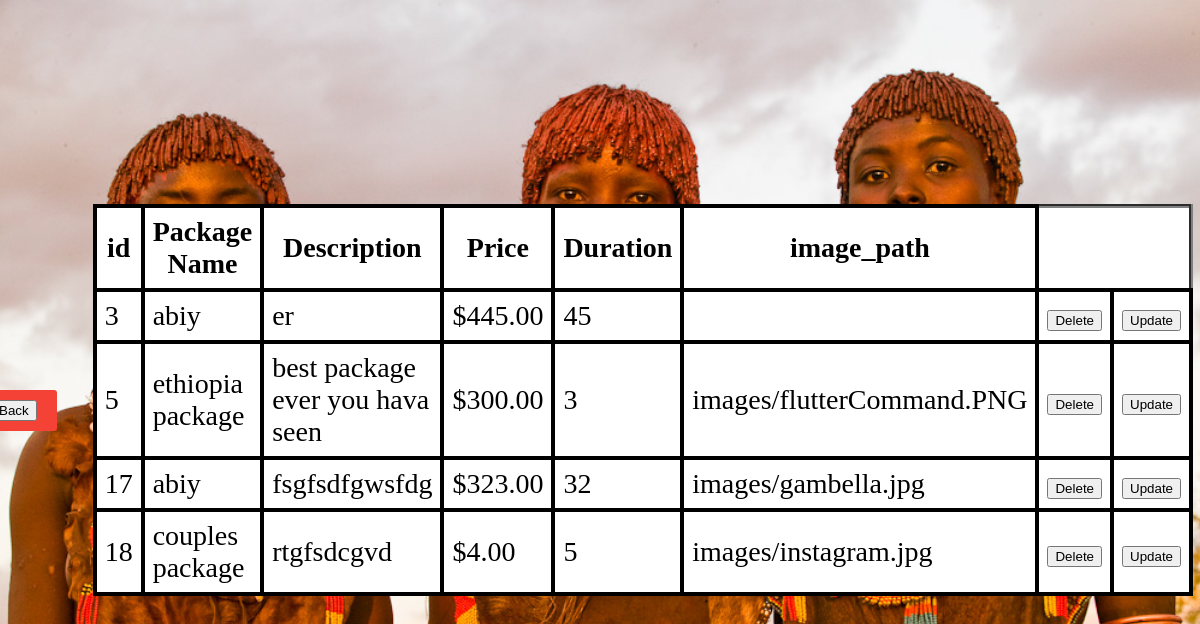
Page /viewPackages.php on the earlier database version.
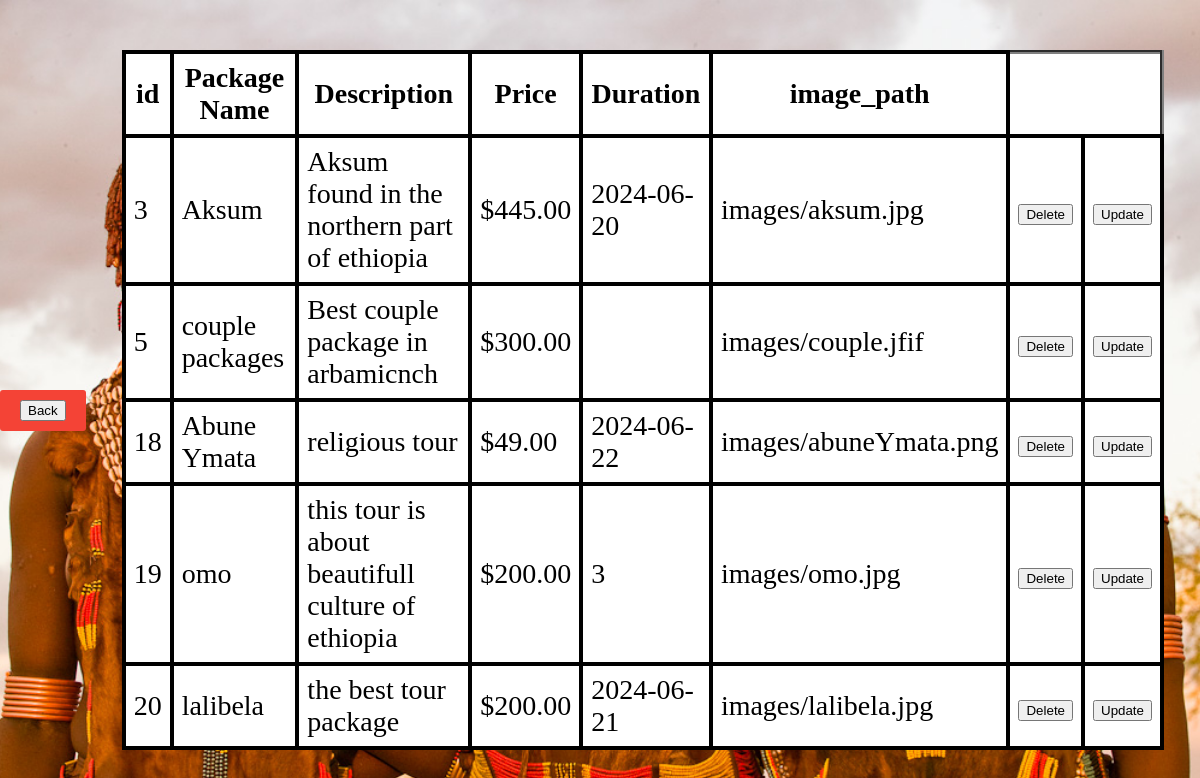
Same page on the later database version.
### tables this page shows
CREATE TABLE `packages` (
  `package_id` int(11) NOT NULL,
  `package_name` varchar(255) NOT NULL,
  `description` text NOT NULL,
  `price` decimal(10,2) NOT NULL,
  `duration` varchar(50) NOT NULL,
  `image_path` varchar(255) DEFAULT NULL
);

### viewPackages.php (the view, shortened to what this page needs)
<!DOCTYPE html>
<html lang="en">
<head>
    <link rel="stylesheet" href="css/admintable.css">
</head>
<body>
    <?php
    require_once "dbconnect.php";
    $sql = "SELECT * FROM packages";
    $result = $conn->query($sql);
    ?>
    <div class="table-div">
        <div class="back">
            <button id="backButton">Back</button>
        </div>
    </div>
    <table border="4" class="table" border-collapse="collapse">
        <tr>
            <th>id</th>
            <th>Package Name</th>
            <th>Description</th>
            <th>Price</th>
            <th>Duration</th>
            <th>image_path</th>
        </tr>
        <?php
        if ($result->num_rows > 0) {
            while ($row = $result->fetch_assoc()) {
                echo "<tr>";
                echo "<td>" . $row["package_id"] . "</td>";
                echo "<td>" . $row["package_name"] . "</td>";
                echo "<td>" . $row["description"] . "</td>";
                echo "<td>" . '$' . $row["price"] . "</td>";
                echo "<td>" . $row["duration"] . "</td>";
                echo "<td>" . $row["image_path"] . "</td>";
                    echo "<td>
                 <form method='post' action='delete_package.php' style='display:inline;' onsubmit='event.preventDefault(); confirmDelete(this);'>
                  <input type='hidden' name='id' value='" . $row["package_id"] . "'>
                  <input type='submit' value='Delete'>
              </form>
              </td>";
            echo "<td> <form method='post' action='updatepackages.php' style='display:inline;'>
                        <input type='hidden' name='id' value='" . $row["package_id"] . "'>
                        <input type='submit' value='Update'>
                    </form></td>";
        }
            }
         else {
            echo "<tr><td colspan='4'>No packages found</td></tr>";
        }
        ?>
    </table>
</body>
</html>

### css/admintable.css (style rules this page uses)
.table { width: auto; margin: 3%; border-collapse: collapse; background: white; }
td, th { border: 4px solid black; padding: 8px; color: black; font-size: 28px; }
body { display: flex; justify-content: center; align-items: center; height: 100vh; margin: 0; background: url(../images/girls.jfif) no-repeat; background-size: cover; background-position: center; background-repeat: no-repeat; }
form { display: flex; flex-direction: column; }
.back-button,.back { display: block; margin-top: 20px; padding: 10px 20px; background-color: #f44336; color: #e9dfdc; text-decoration: none; border-radius: 3px; text-align: center; }

Differences in the rows shown:
removed packages: package_id "17", package_name "abiy", description "fsgfsdfgwsfdg", price "323.00", duration "32", image_path "images/gambella.jpg"
changed packages id 3: package_name "abiy" → "Aksum"; description "er" → "Aksum found in the northern part of ethiopia"; duration "45" → "2024-06-20"; image_path (not shown) → "images/aksum.jpg"
changed packages id 5: package_name "ethiopia package" → "couple packages"; description "best package ever you hava seen" → "Best couple package in arbamicnch"; image_path "images/flutterCommand.PNG" → "images/couple.jfif"; duration "3" → (not shown)
changed packages id 18: package_name "couples package" → "Abune Ymata"; description "rtgfsdcgvd" → "religious tour"; price "4.00" → "49.00"; duration "5" → "2024-06-22"; image_path "images/instagram.jpg" → "images/abuneYmata.png"
added packages: package_id "19", package_name "omo", description "this tour is about beautifull culture of ethiopia", price "200.00", duration "3", image_path "images/omo.jpg"
added packages: package_id "20", package_name "lalibela", description "the best tour package", price "200.00", duration "2024-06-21", image_path "images/lalibela.jpg"
